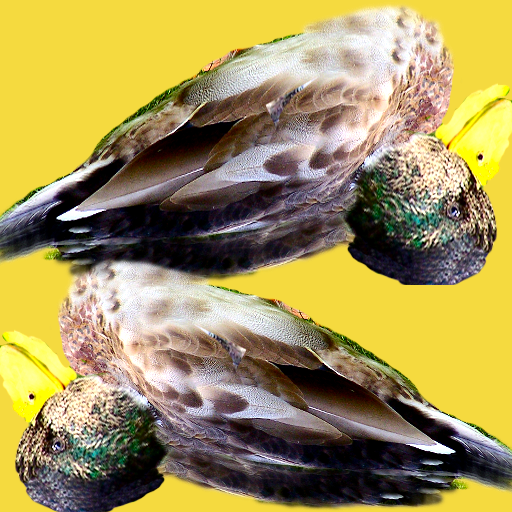
#> input picture Built/main.bmp, 512 x 512 px
$ python make_icon.py ../Built/main.bmp out.png
#> lines starting #> are read from the running program, lines starting #| are printed output that depends on the picture
#!/usr/bin/env python3
"""AI Planet Remaster - icon generator.

Builds the Godot project icon from the original AI Planet logo
(Built/manual/planet_big.png, GPL-2.0 by the ai.planet authors).
Chroma-keys the uniform background (sampled from corners) to transparency,
pads to square and exports 512x512 PNG.
"""
import sys
from PIL import Image, ImageFilter

SRC = sys.argv[1]
DST = sys.argv[2]
SIZE = 512


def main() -> None:
    img = Image.open(SRC).convert("RGBA")
    w, h = img.size
#> w = 512; h = 512
    px = img.load()
    corners = [px[0, 0], px[w - 1, 0], px[0, h - 1], px[w - 1, h - 1]]
#> corners = [(245, 218, 63, 255), (245, 218, 63, 255), (245, 218, 63, 255), (245, 218, 63, 255)]
    bg = corners[0][:3]
#> bg = (245, 218, 63)
    uniform = all(all(abs(c[i] - bg[i]) < 28 for i in range(3)) for c in corners)
#> uniform = True
    if uniform:
        lo = tuple(max(0, v - 26) for v in bg)
#> lo = (219, 192, 37)
        hi = tuple(min(255, v + 26) for v in bg)
#> hi = (255, 244, 89)
        data = []
        for r, g, b, a in img.getdata():
            if lo[0] <= r <= hi[0] and lo[1] <= g <= hi[1] and lo[2] <= b <= hi[2]:
                data.append((r, g, b, 0))
            else:
                data.append((r, g, b, 255))
#> after the loop, data = 262144 items
        img.putdata(data)
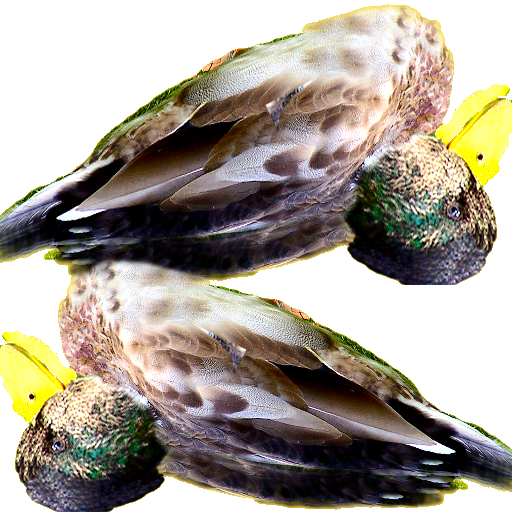
#> img: PIL image 512x512 RGBA; mean R, G, B, A 165.1, 148.9, 89.6, 175.2; transparent parts drawn white
        # soften the alpha edge a bit
        alpha = img.getchannel("A").filter(ImageFilter.GaussianBlur(1.2))
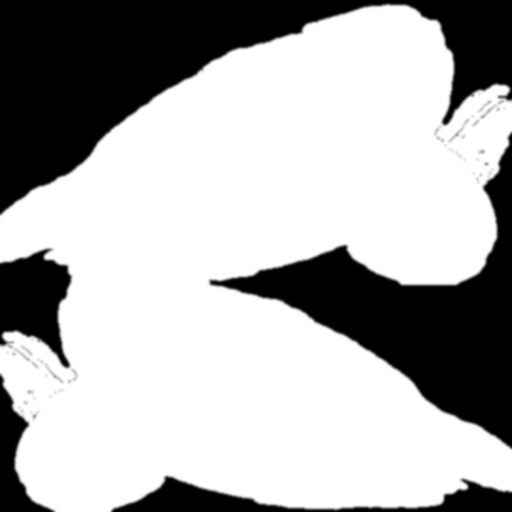
#> alpha: PIL image 512x512 L; min 0, max 255, mean 175.2
        img.putalpha(alpha)
    # pad to square
    side = max(img.size)
#> side = 512
    sq = Image.new("RGBA", (side, side), (0, 0, 0, 0))
#> sq: PIL image 512x512 RGBA; every value is 0
    sq.paste(img, ((side - img.size[0]) // 2, (side - img.size[1]) // 2), img)
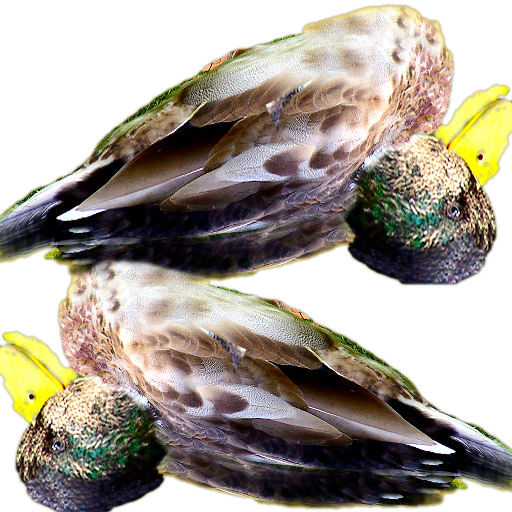
#> sq: PIL image 512x512 RGBA; mean R, G, B, A 88.8, 81, 69.8, 173.4; transparent parts drawn white
    sq = sq.resize((SIZE, SIZE), Image.LANCZOS)
    sq.save(DST, "PNG")
    print(f"icon written: {DST} ({SIZE}x{SIZE}, bg-removed={uniform})")
#| icon written: out.png (512x512, bg-removed=True)


if __name__ == "__main__":
    main()
